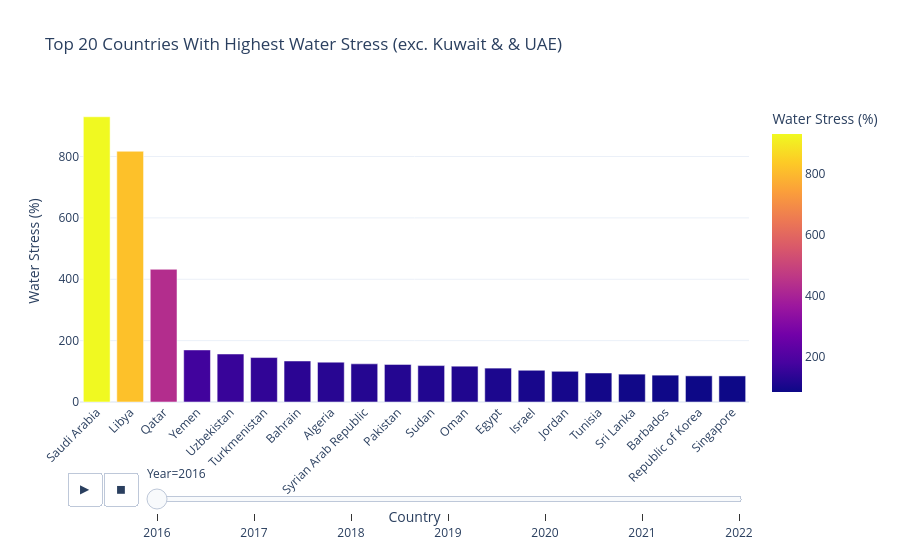

Notebook code for this chart:
### Code cell
# visualisation 3: top 20 countries with highest water stress (excluding Kuwait & UAE)
excluded_countries_out = ['World', 'Europe', 'Asia', 'High-income countries', 'Low-income countries','European Union (27)', 
                      'Least Developed Countries', 'Western Asia', 'Sub-Saharan Africa', 'Southern Asia', 'South-eastern Asia',
                      'Oceania', 'Oceania (excluding Australia and New Zealand)', 'Northern Africa','Northern Africa and Western Asia', 'Northern America', 'Latin America and the Caribbean',
                      'Land Locked Developing Countries', 'Europe and Northern America', 'Eastern Asia', 'Eastern and South-Eastern Asia', 
                      'Central Asia','Central and Southern Asia', 'Kuwait', 'United Arab Emirates'] 

global_stress_out = water_stress_global[~water_stress_global['Area'].isin(excluded_countries_out)].copy()

highest_stress_out = (global_stress_out.groupby('Year', group_keys=False).apply(lambda x: x.nlargest(20, 'Value')))
fig = px.bar(
    highest_stress_out,
    x='Area',
    y='Value',
    color='Value',
    animation_frame='Year',
    range_y=[0, highest_stress_out['Value'].max() + 10],
    title='Top 20 Countries With Highest Water Stress (exc. Kuwait & & UAE)',
    labels={'Value': 'Water Stress (%)', 'Area': 'Country'}
)

fig.update_layout(
    template='plotly_white',
    xaxis_tickangle=-45,
    height=1000,
    transition={'duration': 500}
)

fig.write_html("docs/data/visual_charts_graphs/top_20_water_stress_excluding.html")
fig.show()

### Figure 1 — Plotly figure (JSON) as saved in the notebook; plotly's stock layout.template omitted (floating-point values rounded to 4 significant figures)
{"data": [{"alignmentgroup": "True", "hovertemplate": "Year=2016<br>Country=%{x}<br>Water Stress (%)=%{marker.color}<extra></extra>", "legendgroup": "", "marker": {"color": [929.6, 817.1, 432.4, 169.8, 156.4, 144.9, 133.7, 129.9, 124.4, 122.6, 118.7, 116.7, 110.5, 103.4, 100.1, 94.61, 90.79, 87.5, 85.22, 84.97], "coloraxis": "coloraxis", "pattern": {"shape": ""}}, "name": "", "offsetgroup": "", "orientation": "v", "showlegend": false, "textposition": "auto", "type": "bar", "x": ["Saudi Arabia", "Libya", "Qatar", "Yemen", "Uzbekistan", "Turkmenistan", "Bahrain", "Algeria", "Syrian Arab Republic", "Pakistan", "Sudan", "Oman", "Egypt", "Israel", "Jordan", "Tunisia", "Sri Lanka", "Barbados", "Republic of Korea", "Singapore"], "xaxis": "x", "y": [929.6, 817.1, 432.4, 169.8, 156.4, 144.9, 133.7, 129.9, 124.4, 122.6, 118.7, 116.7, 110.5, 103.4, 100.1, 94.61, 90.79, 87.5, 85.22, 84.97], "yaxis": "y"}], "layout": {"autosize": true, "barmode": "relative", "coloraxis": {"colorbar": {"title": {"text": "Water Stress (%)"}}, "colorscale": [[0, "#0d0887"], [0.1111, "#46039f"], [0.2222, "#7201a8"], [0.3333, "#9c179e"], [0.4444, "#bd3786"], [0.5556, "#d8576b"], [0.6667, "#ed7953"], [0.7778, "#fb9f3a"], [0.8889, "#fdca26"], [1, "#f0f921"]]}, "legend": {"tracegroupgap": 0}, "sliders": [{"active": 0, "currentvalue": {"prefix": "Year="}, "len": 0.9, "pad": {"b": 10, "t": 60}, "steps": [{"args": [["2016"], {"frame": {"duration": 0, "redraw": true}, "fromcurrent": true, "mode": "immediate", "transition": {"duration": 0, "easing": "linear"}}], "label": "2016", "method": "animate"}, {"args": [["2017"], {"frame": {"duration": 0, "redraw": true}, "fromcurrent": true, "mode": "immediate", "transition": {"duration": 0, "easing": "linear"}}], "label": "2017", "method": "animate"}, {"args": [["2018"], {"frame": {"duration": 0, "redraw": true}, "fromcurrent": true, "mode": "immediate", "transition": {"duration": 0, "easing": "linear"}}], "label": "2018", "method": "animate"}, {"args": [["2019"], {"frame": {"duration": 0, "redraw": true}, "fromcurrent": true, "mode": "immediate", "transition": {"duration": 0, "easing": "linear"}}], "label": "2019", "method": "animate"}, {"args": [["2020"], {"frame": {"duration": 0, "redraw": true}, "fromcurrent": true, "mode": "immediate", "transition": {"duration": 0, "easing": "linear"}}], "label": "2020", "method": "animate"}, {"args": [["2021"], {"frame": {"duration": 0, "redraw": true}, "fromcurrent": true, "mode": "immediate", "transition": {"duration": 0, "easing": "linear"}}], "label": "2021", "method": "animate"}, {"args": [["2022"], {"frame": {"duration": 0, "redraw": true}, "fromcurrent": true, "mode": "immediate", "transition": {"duration": 0, "easing": "linear"}}], "label": "2022", "method": "animate"}], "x": 0.1, "xanchor": "left", "y": 0, "yanchor": "top"}], "title": {"text": "Top 20 Countries With Highest Water Stress (exc. Kuwait & & UAE)"}, "transition": {"duration": 500}, "updatemenus": [{"buttons": [{"args": [null, {"frame": {"duration": 500, "redraw": true}, "fromcurrent": true, "mode": "immediate", "transition": {"duration": 500, "easing": "linear"}}], "label": "&#9654;", "method": "animate"}, {"args": [[null], {"frame": {"duration": 0, "redraw": true}, "fromcurrent": true, "mode": "immediate", "transition": {"duration": 0, "easing": "linear"}}], "label": "&#9724;", "method": "animate"}], "direction": "left", "pad": {"r": 10, "t": 70}, "showactive": false, "type": "buttons", "x": 0.1, "xanchor": "right", "y": 0, "yanchor": "top"}], "xaxis": {"anchor": "y", "autorange": true, "domain": [0, 1], "range": [-0.5, 19.5], "tickangle": -45, "title": {"text": "Country"}, "type": "category"}, "yaxis": {"anchor": "x", "domain": [0, 1], "range": [0, 984.2], "title": {"text": "Water Stress (%)"}, "type": "linear"}}}
